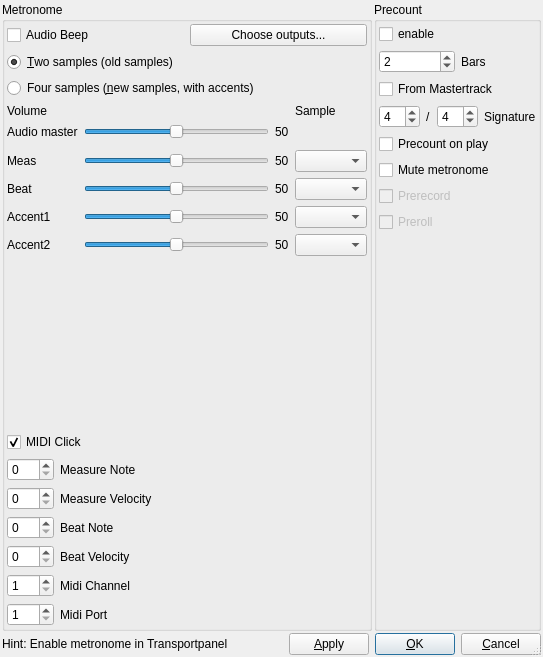
<?xml version="1.0" encoding="UTF-8"?>
<ui version="4.0">
 <class>MetronomeConfigBase</class>
 <widget class="QDialog" name="MetronomeConfigBase">
  <property name="geometry">
   <rect>
    <x>0</x>
    <y>0</y>
    <width>543</width>
    <height>657</height>
   </rect>
  </property>
  <property name="windowTitle">
   <string>MusE: Metronome Config</string>
  </property>
  <property name="sizeGripEnabled">
   <bool>true</bool>
  </property>
  <layout class="QGridLayout" name="gridLayout_3">
   <property name="leftMargin">
    <number>2</number>
   </property>
   <property name="topMargin">
    <number>2</number>
   </property>
   <property name="rightMargin">
    <number>2</number>
   </property>
   <property name="bottomMargin">
    <number>2</number>
   </property>
   <property name="spacing">
    <number>2</number>
   </property>
   <item row="0" column="0">
    <widget class="QGroupBox" name="GroupBox1">
     <property name="title">
      <string>Metronome</string>
     </property>
     <layout class="QGridLayout" name="gridLayout_4">
      <property name="leftMargin">
       <number>2</number>
      </property>
      <property name="topMargin">
       <number>2</number>
      </property>
      <property name="rightMargin">
       <number>2</number>
      </property>
      <property name="bottomMargin">
       <number>2</number>
      </property>
      <property name="spacing">
       <number>2</number>
      </property>
      <item row="0" column="0">
       <layout class="QVBoxLayout" name="qvbl_2">
        <item>
         <layout class="QHBoxLayout" name="qhbl_4">
          <item>
           <widget class="QCheckBox" name="audioBeep">
            <property name="text">
             <string>Audio Beep</string>
            </property>
           </widget>
          </item>
          <item>
           <widget class="QPushButton" name="audioBeepRoutesButton">
            <property name="text">
             <string>Choose outputs...</string>
            </property>
            <property name="autoDefault">
             <bool>true</bool>
            </property>
           </widget>
          </item>
         </layout>
        </item>
        <item>
         <layout class="QVBoxLayout" name="verticalLayout">
          <item>
           <widget class="QRadioButton" name="radioSamples2">
            <property name="text">
             <string>&amp;Two samples (old samples)</string>
            </property>
            <property name="checked">
             <bool>true</bool>
            </property>
           </widget>
          </item>
          <item>
           <widget class="QRadioButton" name="radioSamples4">
            <property name="text">
             <string>Four samples (&amp;new samples, with accents)</string>
            </property>
           </widget>
          </item>
         </layout>
        </item>
        <item>
         <layout class="QGridLayout" name="gridLayout_x">
          <item row="0" column="0">
           <widget class="QLabel" name="label">
            <property name="text">
             <string>Volume</string>
            </property>
           </widget>
          </item>
          <item row="1" column="0">
           <widget class="QLabel" name="textLabel1_6">
            <property name="text">
             <string>Audio master</string>
            </property>
            <property name="wordWrap">
             <bool>false</bool>
            </property>
           </widget>
          </item>
          <item row="1" column="1">
           <widget class="QSlider" name="volumeSlider">
            <property name="minimum">
             <number>0</number>
            </property>
            <property name="maximum">
             <number>100</number>
            </property>
            <property name="singleStep">
             <number>1</number>
            </property>
            <property name="pageStep">
             <number>10</number>
            </property>
            <property name="value">
             <number>50</number>
            </property>
            <property name="orientation">
             <enum>Qt::Horizontal</enum>
            </property>
           </widget>
          </item>
          <item row="1" column="2">
           <widget class="QLabel" name="volumeLabel">
            <property name="text">
             <string>50</string>
            </property>
            <property name="wordWrap">
             <bool>false</bool>
            </property>
           </widget>
          </item>
          <item row="2" column="0" colspan="3">
           <spacer name="verticalSpacer_2">
            <property name="orientation">
             <enum>Qt::Vertical</enum>
            </property>
            <property name="sizeType">
             <enum>QSizePolicy::Fixed</enum>
            </property>
            <property name="sizeHint" stdset="0">
             <size>
              <width>20</width>
              <height>5</height>
             </size>
            </property>
           </spacer>
          </item>
          <item row="3" column="0">
           <widget class="QLabel" name="textLabel1_2">
            <property name="text">
             <string>Meas</string>
            </property>
            <property name="wordWrap">
             <bool>false</bool>
            </property>
           </widget>
          </item>
          <item row="4" column="0">
           <widget class="QLabel" name="textLabel1_3">
            <property name="text">
             <string>Beat</string>
            </property>
            <property name="wordWrap">
             <bool>false</bool>
            </property>
           </widget>
          </item>
          <item row="3" column="1">
           <widget class="QSlider" name="measVolumeSlider">
            <property name="minimum">
             <number>0</number>
            </property>
            <property name="maximum">
             <number>100</number>
            </property>
            <property name="singleStep">
             <number>1</number>
            </property>
            <property name="pageStep">
             <number>10</number>
            </property>
            <property name="value">
             <number>50</number>
            </property>
            <property name="orientation">
             <enum>Qt::Horizontal</enum>
            </property>
           </widget>
          </item>
          <item row="3" column="2">
           <widget class="QLabel" name="measVolumeLabel">
            <property name="text">
             <string>50</string>
            </property>
            <property name="wordWrap">
             <bool>false</bool>
            </property>
           </widget>
          </item>
          <item row="4" column="1">
           <widget class="QSlider" name="beatVolumeSlider">
            <property name="minimum">
             <number>0</number>
            </property>
            <property name="maximum">
             <number>100</number>
            </property>
            <property name="singleStep">
             <number>1</number>
            </property>
            <property name="pageStep">
             <number>10</number>
            </property>
            <property name="value">
             <number>50</number>
            </property>
            <property name="orientation">
             <enum>Qt::Horizontal</enum>
            </property>
           </widget>
          </item>
          <item row="4" column="2">
           <widget class="QLabel" name="beatVolumeLabel">
            <property name="text">
             <string>50</string>
            </property>
            <property name="wordWrap">
             <bool>false</bool>
            </property>
           </widget>
          </item>
          <item row="5" column="0">
           <widget class="QLabel" name="textLabel1_4">
            <property name="text">
             <string>Accent1</string>
            </property>
            <property name="wordWrap">
             <bool>false</bool>
            </property>
           </widget>
          </item>
          <item row="5" column="1">
           <widget class="QSlider" name="accent1VolumeSlider">
            <property name="minimum">
             <number>0</number>
            </property>
            <property name="maximum">
             <number>100</number>
            </property>
            <property name="singleStep">
             <number>1</number>
            </property>
            <property name="pageStep">
             <number>10</number>
            </property>
            <property name="value">
             <number>50</number>
            </property>
            <property name="orientation">
             <enum>Qt::Horizontal</enum>
            </property>
           </widget>
          </item>
          <item row="5" column="2">
           <widget class="QLabel" name="accent1VolumeLabel">
            <property name="text">
             <string>50</string>
            </property>
            <property name="wordWrap">
             <bool>false</bool>
            </property>
           </widget>
          </item>
          <item row="6" column="0">
           <widget class="QLabel" name="textLabel1_5">
            <property name="text">
             <string>Accent2</string>
            </property>
            <property name="wordWrap">
             <bool>false</bool>
            </property>
           </widget>
          </item>
          <item row="6" column="1">
           <widget class="QSlider" name="accent2VolumeSlider">
            <property name="minimum">
             <number>0</number>
            </property>
            <property name="maximum">
             <number>100</number>
            </property>
            <property name="singleStep">
             <number>1</number>
            </property>
            <property name="pageStep">
             <number>10</number>
            </property>
            <property name="value">
             <number>50</number>
            </property>
            <property name="orientation">
             <enum>Qt::Horizontal</enum>
            </property>
           </widget>
          </item>
          <item row="6" column="2">
           <widget class="QLabel" name="accent2VolumeLabel">
            <property name="text">
             <string>50</string>
            </property>
            <property name="wordWrap">
             <bool>false</bool>
            </property>
           </widget>
          </item>
          <item row="0" column="3">
           <widget class="QLabel" name="label_2">
            <property name="text">
             <string>Sample</string>
            </property>
           </widget>
          </item>
          <item row="3" column="3">
           <widget class="QComboBox" name="measSampleCombo"/>
          </item>
          <item row="4" column="3">
           <widget class="QComboBox" name="beatSampleCombo"/>
          </item>
          <item row="5" column="3">
           <widget class="QComboBox" name="accent1SampleCombo"/>
          </item>
          <item row="6" column="3">
           <widget class="QComboBox" name="accent2SampleCombo"/>
          </item>
         </layout>
        </item>
        <item>
         <spacer name="verticalSpacer">
          <property name="orientation">
           <enum>Qt::Vertical</enum>
          </property>
          <property name="sizeHint" stdset="0">
           <size>
            <width>20</width>
            <height>40</height>
           </size>
          </property>
         </spacer>
        </item>
        <item>
         <widget class="QCheckBox" name="midiClick">
          <property name="text">
           <string>MIDI Click</string>
          </property>
          <property name="checked">
           <bool>true</bool>
          </property>
         </widget>
        </item>
        <item>
         <layout class="QHBoxLayout" name="qhbl_1">
          <property name="spacing">
           <number>6</number>
          </property>
          <property name="leftMargin">
           <number>0</number>
          </property>
          <property name="topMargin">
           <number>0</number>
          </property>
          <property name="rightMargin">
           <number>0</number>
          </property>
          <property name="bottomMargin">
           <number>0</number>
          </property>
          <item>
           <layout class="QGridLayout" name="qgr_1">
            <property name="leftMargin">
             <number>0</number>
            </property>
            <property name="topMargin">
             <number>0</number>
            </property>
            <property name="rightMargin">
             <number>0</number>
            </property>
            <property name="bottomMargin">
             <number>0</number>
            </property>
            <property name="spacing">
             <number>6</number>
            </property>
            <item row="4" column="1">
             <widget class="QLabel" name="TextLabel5">
              <property name="text">
               <string>Midi Channel</string>
              </property>
              <property name="wordWrap">
               <bool>false</bool>
              </property>
             </widget>
            </item>
            <item row="0" column="1">
             <widget class="QLabel" name="TextLabel1">
              <property name="text">
               <string>Measure Note</string>
              </property>
              <property name="wordWrap">
               <bool>false</bool>
              </property>
             </widget>
            </item>
            <item row="4" column="0">
             <widget class="QSpinBox" name="midiChannel">
              <property name="minimum">
               <number>1</number>
              </property>
              <property name="maximum">
               <number>16</number>
              </property>
             </widget>
            </item>
            <item row="1" column="1">
             <widget class="QLabel" name="TextLabel2">
              <property name="text">
               <string>Measure Velocity</string>
              </property>
              <property name="wordWrap">
               <bool>false</bool>
              </property>
             </widget>
            </item>
            <item row="3" column="1">
             <widget class="QLabel" name="TextLabel4">
              <property name="text">
               <string>Beat Velocity</string>
              </property>
              <property name="wordWrap">
               <bool>false</bool>
              </property>
             </widget>
            </item>
            <item row="5" column="0">
             <widget class="QSpinBox" name="midiPort">
              <property name="minimum">
               <number>1</number>
              </property>
              <property name="maximum">
               <number>16</number>
              </property>
             </widget>
            </item>
            <item row="2" column="1">
             <widget class="QLabel" name="TextLabel3">
              <property name="text">
               <string>Beat Note</string>
              </property>
              <property name="wordWrap">
               <bool>false</bool>
              </property>
             </widget>
            </item>
            <item row="2" column="0">
             <widget class="QSpinBox" name="beatNote"/>
            </item>
            <item row="1" column="0">
             <widget class="QSpinBox" name="measureVelocity">
              <property name="maximum">
               <number>127</number>
              </property>
             </widget>
            </item>
            <item row="0" column="0">
             <widget class="QSpinBox" name="measureNote"/>
            </item>
            <item row="5" column="1">
             <widget class="QLabel" name="TextLabel6">
              <property name="text">
               <string>Midi Port</string>
              </property>
              <property name="wordWrap">
               <bool>false</bool>
              </property>
             </widget>
            </item>
            <item row="3" column="0">
             <widget class="QSpinBox" name="beatVelocity">
              <property name="maximum">
               <number>127</number>
              </property>
             </widget>
            </item>
           </layout>
          </item>
          <item>
           <spacer name="Spacer10">
            <property name="orientation">
             <enum>Qt::Horizontal</enum>
            </property>
            <property name="sizeType">
             <enum>QSizePolicy::Expanding</enum>
            </property>
            <property name="sizeHint" stdset="0">
             <size>
              <width>20</width>
              <height>20</height>
             </size>
            </property>
           </spacer>
          </item>
         </layout>
        </item>
       </layout>
      </item>
     </layout>
    </widget>
   </item>
   <item row="1" column="0" colspan="2">
    <layout class="QHBoxLayout" name="horizontalLayout">
     <item>
      <widget class="QLabel" name="textLabel3">
       <property name="text">
        <string>Hint: Enable metronome in Transportpanel</string>
       </property>
       <property name="wordWrap">
        <bool>false</bool>
       </property>
      </widget>
     </item>
     <item>
      <spacer name="Horizontal Spacing2">
       <property name="orientation">
        <enum>Qt::Horizontal</enum>
       </property>
       <property name="sizeType">
        <enum>QSizePolicy::Expanding</enum>
       </property>
       <property name="sizeHint" stdset="0">
        <size>
         <width>13</width>
         <height>20</height>
        </size>
       </property>
      </spacer>
     </item>
     <item>
      <widget class="QPushButton" name="buttonApply">
       <property name="text">
        <string>&amp;Apply</string>
       </property>
       <property name="shortcut">
        <string>Alt+A</string>
       </property>
       <property name="autoDefault">
        <bool>true</bool>
       </property>
      </widget>
     </item>
     <item>
      <widget class="QPushButton" name="buttonOk">
       <property name="text">
        <string>&amp;OK</string>
       </property>
       <property name="shortcut">
        <string>Alt+O</string>
       </property>
       <property name="autoDefault">
        <bool>true</bool>
       </property>
       <property name="default">
        <bool>true</bool>
       </property>
      </widget>
     </item>
     <item>
      <widget class="QPushButton" name="buttonCancel">
       <property name="text">
        <string>&amp;Cancel</string>
       </property>
       <property name="shortcut">
        <string>Alt+C</string>
       </property>
       <property name="autoDefault">
        <bool>true</bool>
       </property>
      </widget>
     </item>
    </layout>
   </item>
   <item row="0" column="1">
    <widget class="QGroupBox" name="GroupBox2">
     <property name="mouseTracking">
      <bool>false</bool>
     </property>
     <property name="title">
      <string>Precount</string>
     </property>
     <layout class="QVBoxLayout" name="qvbl_1">
      <property name="spacing">
       <number>6</number>
      </property>
      <property name="leftMargin">
       <number>2</number>
      </property>
      <property name="topMargin">
       <number>2</number>
      </property>
      <property name="rightMargin">
       <number>2</number>
      </property>
      <property name="bottomMargin">
       <number>2</number>
      </property>
      <item>
       <widget class="QCheckBox" name="precountEnable">
        <property name="enabled">
         <bool>true</bool>
        </property>
        <property name="toolTip">
         <string>Enable the precount</string>
        </property>
        <property name="text">
         <string>enable</string>
        </property>
        <property name="checked">
         <bool>false</bool>
        </property>
       </widget>
      </item>
      <item>
       <layout class="QHBoxLayout" name="qhbl_2">
        <property name="spacing">
         <number>6</number>
        </property>
        <property name="leftMargin">
         <number>0</number>
        </property>
        <property name="topMargin">
         <number>0</number>
        </property>
        <property name="rightMargin">
         <number>0</number>
        </property>
        <property name="bottomMargin">
         <number>0</number>
        </property>
        <item>
         <widget class="QSpinBox" name="precountBars">
          <property name="enabled">
           <bool>true</bool>
          </property>
          <property name="toolTip">
           <string>Number of bars</string>
          </property>
          <property name="minimum">
           <number>1</number>
          </property>
          <property name="maximum">
           <number>10</number>
          </property>
          <property name="value">
           <number>2</number>
          </property>
         </widget>
        </item>
        <item>
         <widget class="QLabel" name="TextLabel7">
          <property name="enabled">
           <bool>true</bool>
          </property>
          <property name="text">
           <string>Bars</string>
          </property>
          <property name="wordWrap">
           <bool>false</bool>
          </property>
         </widget>
        </item>
       </layout>
      </item>
      <item>
       <widget class="QCheckBox" name="precountFromMastertrack">
        <property name="enabled">
         <bool>true</bool>
        </property>
        <property name="toolTip">
         <string>Use Mastertrack time signature</string>
        </property>
        <property name="text">
         <string>From Mastertrack</string>
        </property>
       </widget>
      </item>
      <item>
       <layout class="QHBoxLayout" name="qhbl_3">
        <property name="spacing">
         <number>6</number>
        </property>
        <property name="leftMargin">
         <number>0</number>
        </property>
        <property name="topMargin">
         <number>0</number>
        </property>
        <property name="rightMargin">
         <number>0</number>
        </property>
        <property name="bottomMargin">
         <number>0</number>
        </property>
        <item>
         <widget class="QSpinBox" name="precountSigZ">
          <property name="enabled">
           <bool>true</bool>
          </property>
          <property name="toolTip">
           <string>Beats per bar</string>
          </property>
          <property name="minimum">
           <number>1</number>
          </property>
          <property name="maximum">
           <number>32</number>
          </property>
          <property name="value">
           <number>4</number>
          </property>
         </widget>
        </item>
        <item>
         <widget class="QLabel" name="TextLabel8">
          <property name="enabled">
           <bool>true</bool>
          </property>
          <property name="text">
           <string>/</string>
          </property>
          <property name="wordWrap">
           <bool>false</bool>
          </property>
         </widget>
        </item>
        <item>
         <widget class="QSpinBox" name="precountSigN">
          <property name="enabled">
           <bool>true</bool>
          </property>
          <property name="toolTip">
           <string>Beat note type</string>
          </property>
          <property name="minimum">
           <number>2</number>
          </property>
          <property name="maximum">
           <number>64</number>
          </property>
          <property name="value">
           <number>4</number>
          </property>
         </widget>
        </item>
        <item>
         <widget class="QLabel" name="TextLabel9">
          <property name="enabled">
           <bool>true</bool>
          </property>
          <property name="text">
           <string>Signature</string>
          </property>
          <property name="wordWrap">
           <bool>false</bool>
          </property>
         </widget>
        </item>
       </layout>
      </item>
      <item>
       <widget class="QCheckBox" name="precountOnPlay">
        <property name="enabled">
         <bool>true</bool>
        </property>
        <property name="toolTip">
         <string>Enable precount when playing</string>
        </property>
        <property name="text">
         <string>Precount on play</string>
        </property>
       </widget>
      </item>
      <item>
       <widget class="QCheckBox" name="precountMuteMetronome">
        <property name="enabled">
         <bool>true</bool>
        </property>
        <property name="toolTip">
         <string>Mute the metronome after precount</string>
        </property>
        <property name="text">
         <string>Mute metronome</string>
        </property>
       </widget>
      </item>
      <item>
       <widget class="QCheckBox" name="precountPrerecord">
        <property name="enabled">
         <bool>false</bool>
        </property>
        <property name="toolTip">
         <string>Not supported yet</string>
        </property>
        <property name="text">
         <string>Prerecord</string>
        </property>
       </widget>
      </item>
      <item>
       <widget class="QCheckBox" name="precountPreroll">
        <property name="enabled">
         <bool>false</bool>
        </property>
        <property name="toolTip">
         <string>Not supported yet</string>
        </property>
        <property name="text">
         <string>Preroll</string>
        </property>
       </widget>
      </item>
      <item>
       <spacer name="verticalSpacer_3">
        <property name="orientation">
         <enum>Qt::Vertical</enum>
        </property>
        <property name="sizeHint" stdset="0">
         <size>
          <width>20</width>
          <height>40</height>
         </size>
        </property>
       </spacer>
      </item>
     </layout>
    </widget>
   </item>
  </layout>
 </widget>
 <layoutdefault spacing="6" margin="11"/>
 <tabstops>
  <tabstop>audioBeep</tabstop>
  <tabstop>audioBeepRoutesButton</tabstop>
  <tabstop>midiClick</tabstop>
  <tabstop>measureNote</tabstop>
  <tabstop>measureVelocity</tabstop>
  <tabstop>beatNote</tabstop>
  <tabstop>beatVelocity</tabstop>
  <tabstop>midiChannel</tabstop>
  <tabstop>midiPort</tabstop>
  <tabstop>precountEnable</tabstop>
  <tabstop>precountBars</tabstop>
  <tabstop>precountFromMastertrack</tabstop>
  <tabstop>precountSigZ</tabstop>
  <tabstop>precountPrerecord</tabstop>
  <tabstop>precountPreroll</tabstop>
  <tabstop>precountSigN</tabstop>
  <tabstop>buttonApply</tabstop>
  <tabstop>buttonOk</tabstop>
  <tabstop>buttonCancel</tabstop>
 </tabstops>
 <resources/>
 <connections>
  <connection>
   <sender>buttonOk</sender>
   <signal>clicked()</signal>
   <receiver>MetronomeConfigBase</receiver>
   <slot>accept()</slot>
   <hints>
    <hint type="sourcelabel">
     <x>20</x>
     <y>20</y>
    </hint>
    <hint type="destinationlabel">
     <x>20</x>
     <y>20</y>
    </hint>
   </hints>
  </connection>
  <connection>
   <sender>buttonCancel</sender>
   <signal>clicked()</signal>
   <receiver>MetronomeConfigBase</receiver>
   <slot>reject()</slot>
   <hints>
    <hint type="sourcelabel">
     <x>20</x>
     <y>20</y>
    </hint>
    <hint type="destinationlabel">
     <x>20</x>
     <y>20</y>
    </hint>
   </hints>
  </connection>
 </connections>
</ui>
